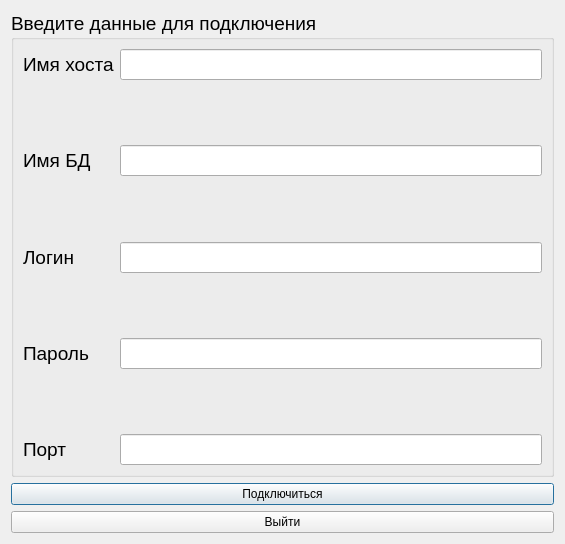
<?xml version="1.0" encoding="UTF-8"?>
<ui version="4.0">
 <class>SecondWindow</class>
 <widget class="QDialog" name="SecondWindow">
  <property name="geometry">
   <rect>
    <x>0</x>
    <y>0</y>
    <width>565</width>
    <height>544</height>
   </rect>
  </property>
  <property name="windowTitle">
   <string>ConnDB</string>
  </property>
  <layout class="QGridLayout" name="gridLayout">
   <item row="0" column="0">
    <widget class="QGroupBox" name="groupBox">
     <property name="font">
      <font>
       <pointsize>14</pointsize>
      </font>
     </property>
     <property name="title">
      <string>Введите данные для подключения</string>
     </property>
     <layout class="QVBoxLayout" name="verticalLayout_2">
      <item>
       <layout class="QFormLayout" name="formLayout_2">
        <item row="0" column="0">
         <widget class="QLabel" name="label_3">
          <property name="text">
           <string>Имя хоста</string>
          </property>
         </widget>
        </item>
        <item row="0" column="1">
         <widget class="QLineEdit" name="lineEdit_3"/>
        </item>
        <item row="1" column="1">
         <spacer name="verticalSpacer_4">
          <property name="orientation">
           <enum>Qt::Vertical</enum>
          </property>
          <property name="sizeHint" stdset="0">
           <size>
            <width>20</width>
            <height>40</height>
           </size>
          </property>
         </spacer>
        </item>
        <item row="2" column="0">
         <widget class="QLabel" name="label_2">
          <property name="text">
           <string>Имя БД</string>
          </property>
         </widget>
        </item>
        <item row="2" column="1">
         <widget class="QLineEdit" name="lineEdit_2"/>
        </item>
        <item row="3" column="1">
         <spacer name="verticalSpacer_3">
          <property name="orientation">
           <enum>Qt::Vertical</enum>
          </property>
          <property name="sizeHint" stdset="0">
           <size>
            <width>20</width>
            <height>40</height>
           </size>
          </property>
         </spacer>
        </item>
        <item row="4" column="0">
         <widget class="QLabel" name="label">
          <property name="text">
           <string>Логин</string>
          </property>
         </widget>
        </item>
        <item row="4" column="1">
         <widget class="QLineEdit" name="lineEdit"/>
        </item>
        <item row="5" column="1">
         <spacer name="verticalSpacer_2">
          <property name="orientation">
           <enum>Qt::Vertical</enum>
          </property>
          <property name="sizeHint" stdset="0">
           <size>
            <width>20</width>
            <height>40</height>
           </size>
          </property>
         </spacer>
        </item>
        <item row="6" column="0">
         <widget class="QLabel" name="label_5">
          <property name="text">
           <string>Пароль</string>
          </property>
         </widget>
        </item>
        <item row="6" column="1">
         <widget class="QLineEdit" name="lineEdit_5"/>
        </item>
        <item row="7" column="1">
         <spacer name="verticalSpacer">
          <property name="orientation">
           <enum>Qt::Vertical</enum>
          </property>
          <property name="sizeHint" stdset="0">
           <size>
            <width>20</width>
            <height>40</height>
           </size>
          </property>
         </spacer>
        </item>
        <item row="8" column="0">
         <widget class="QLabel" name="label_4">
          <property name="text">
           <string>Порт </string>
          </property>
         </widget>
        </item>
        <item row="8" column="1">
         <widget class="QLineEdit" name="lineEdit_4"/>
        </item>
       </layout>
      </item>
     </layout>
    </widget>
   </item>
   <item row="1" column="0">
    <layout class="QVBoxLayout" name="verticalLayout">
     <item>
      <widget class="QPushButton" name="pushButton">
       <property name="text">
        <string>Подключиться</string>
       </property>
      </widget>
     </item>
     <item>
      <widget class="QPushButton" name="pushButton_2">
       <property name="text">
        <string>Выйти</string>
       </property>
      </widget>
     </item>
    </layout>
   </item>
  </layout>
 </widget>
 <resources/>
 <connections/>
</ui>
